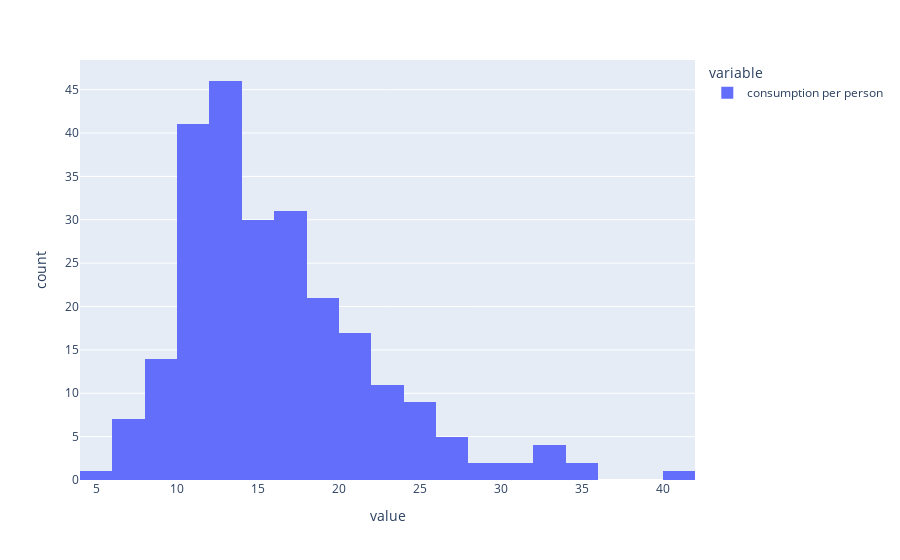

The cell this chart's notebook holds for it:
### Code cell
df['consumption per person'] = df['bill_2022'] / df['size']
df['consumption per person'].plot(kind = 'hist')

### Figure 1 — Plotly figure (JSON) as saved in the notebook; plotly's stock layout.template omitted (floating-point values rounded to 4 significant figures; data arrays with more than 128 entries replaced by an {"elided": "..."} marker saying what was removed)
{"data": [{"alignmentgroup": "True", "bingroup": "x", "hovertemplate": "variable=consumption per person<br>value=%{x}<br>count=%{y}<extra></extra>", "legendgroup": "consumption per person", "marker": {"color": "#636efa", "pattern": {"shape": ""}}, "name": "consumption per person", "offsetgroup": "consumption per person", "orientation": "v", "showlegend": true, "type": "histogram", "x": {"elided": "244 float values"}, "xaxis": "x", "yaxis": "y"}], "layout": {"barmode": "relative", "legend": {"title": {"text": "variable"}, "tracegroupgap": 0}, "margin": {"t": 60}, "xaxis": {"anchor": "y", "domain": [0, 1], "title": {"text": "value"}}, "yaxis": {"anchor": "x", "domain": [0, 1], "title": {"text": "count"}}}}
